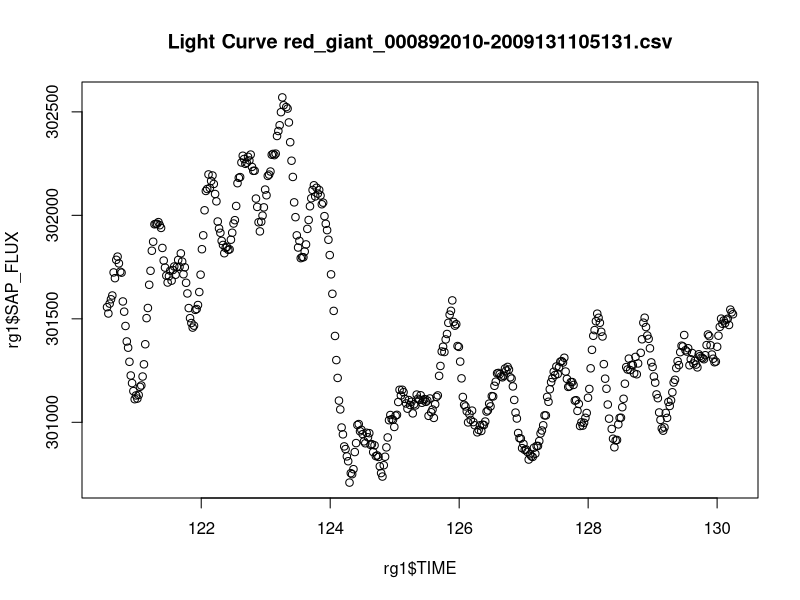
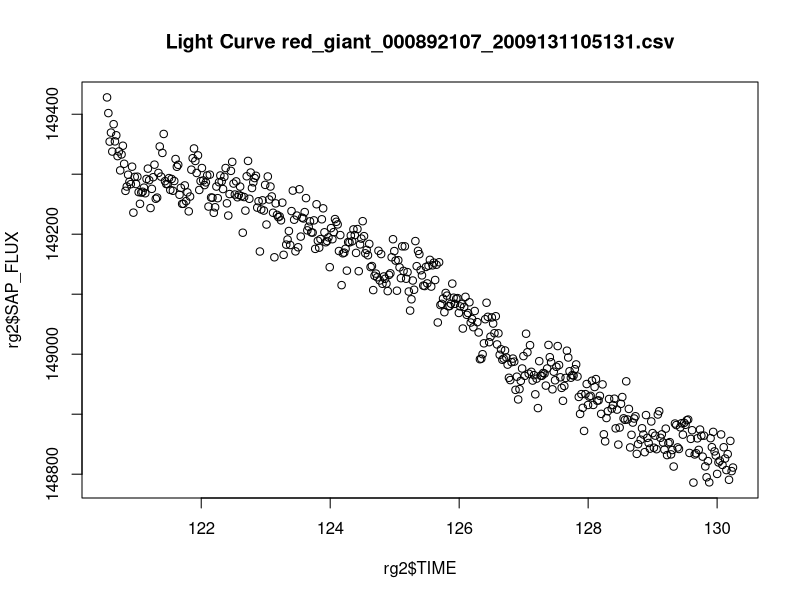
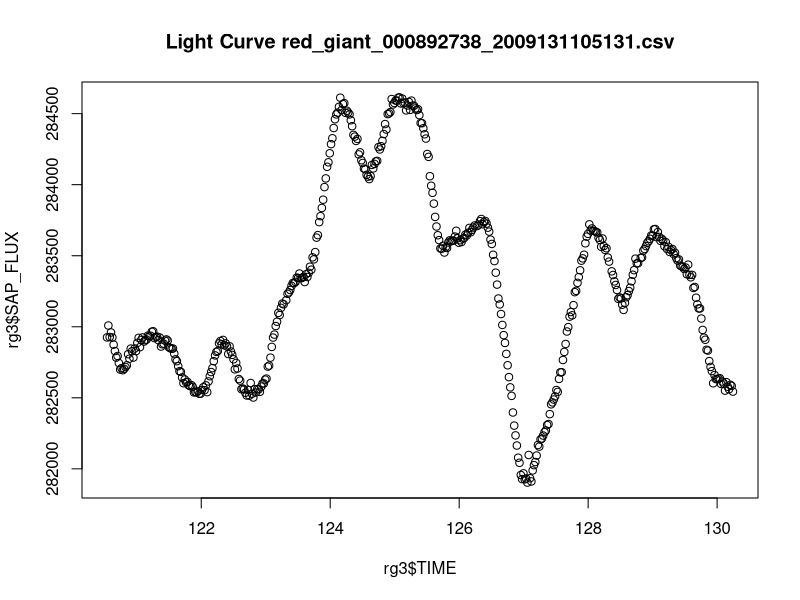
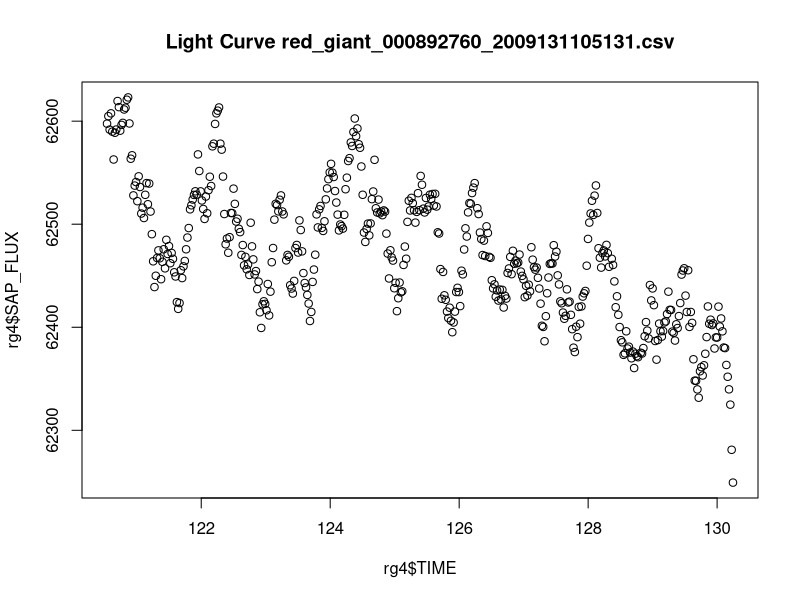
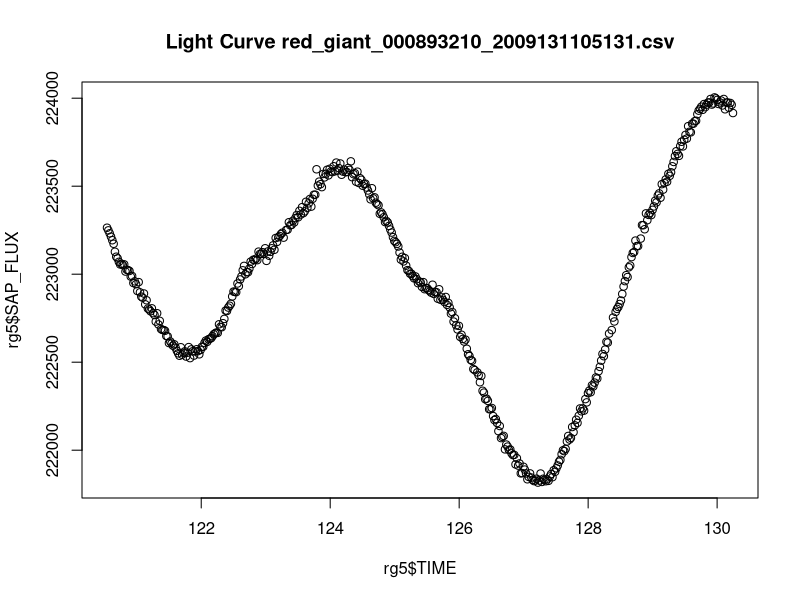
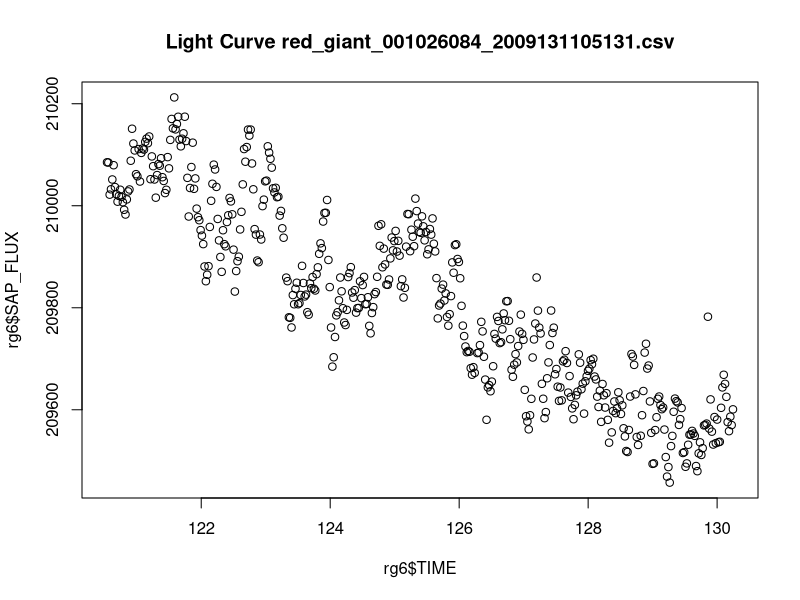
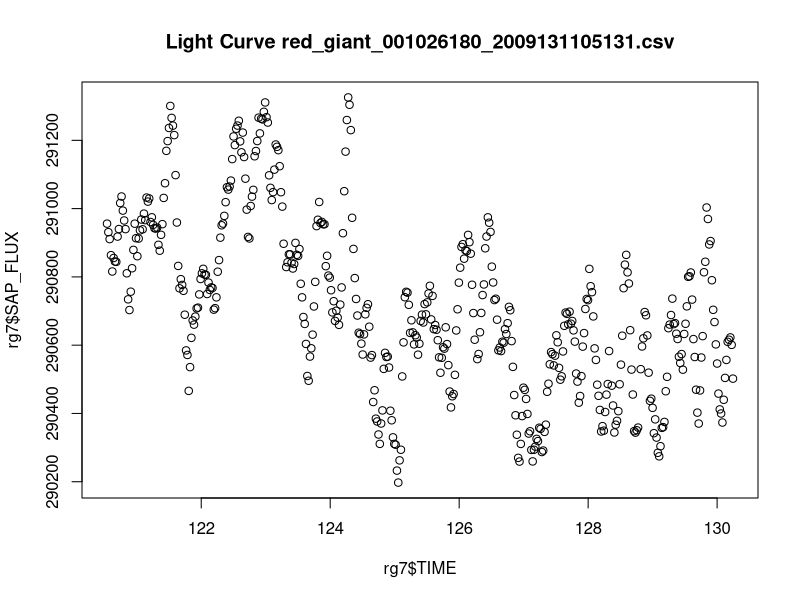
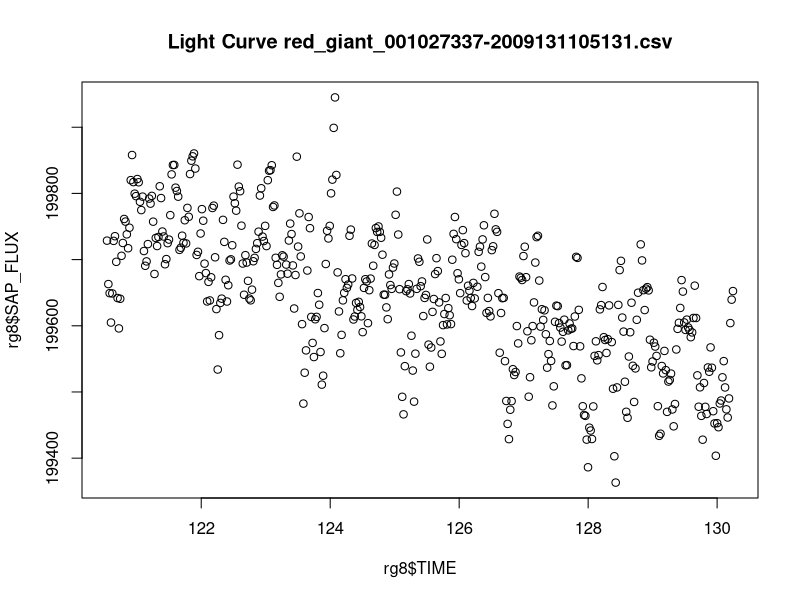

Reproduce these figures in R, in order.
setwd("~/Desktop/Stanford/USM")
rg1 = read.csv('red_giant_000892010-2009131105131.csv')
rg2 = read.csv('red_giant_000892107_2009131105131.csv')
rg3 = read.csv('red_giant_000892738_2009131105131.csv')
rg4 = read.csv('red_giant_000892760_2009131105131.csv')
rg5 = read.csv('red_giant_000893210_2009131105131.csv')
rg6 = read.csv('red_giant_001026084_2009131105131.csv')
rg7 = read.csv('red_giant_001026180_2009131105131.csv')
rg8 = read.csv('red_giant_001027337-2009131105131.csv')

#example exploration of one dataset
summary(rg1)
names(rg1)
sapply(rg1, is.numeric)

#scatterplot of time vs. SAP_FLUX for these datasets
plot(rg1$TIME, rg1$SAP_FLUX, main = "Light Curve red_giant_000892010-2009131105131.csv")
plot(rg2$TIME, rg2$SAP_FLUX, main = "Light Curve red_giant_000892107_2009131105131.csv")
plot(rg3$TIME, rg3$SAP_FLUX, main = "Light Curve red_giant_000892738_2009131105131.csv")
plot(rg4$TIME, rg4$SAP_FLUX, main = "Light Curve red_giant_000892760_2009131105131.csv")
plot(rg5$TIME, rg5$SAP_FLUX, main = "Light Curve red_giant_000893210_2009131105131.csv")
plot(rg6$TIME, rg6$SAP_FLUX, main = "Light Curve red_giant_001026084_2009131105131.csv")
plot(rg7$TIME, rg7$SAP_FLUX, main = "Light Curve red_giant_001026180_2009131105131.csv")
plot(rg8$TIME, rg8$SAP_FLUX, main = "Light Curve red_giant_001027337-2009131105131.csv")

#manipulation of data to rg1 (example)
rg1_numeric = rg1[sapply(rg1, is.numeric)]
rg1_matrix = as.matrix(rg1_numeric)

library(Hmisc)
#correlation matrix of seven numeric variables with p-values
rcorr(rg1_matrix, type="spearman")
